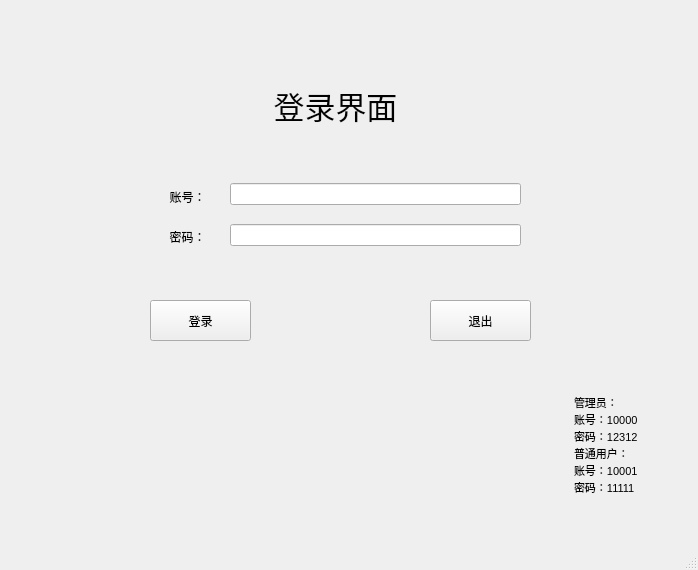
<?xml version="1.0" encoding="UTF-8"?>
<ui version="4.0">
 <class>Login</class>
 <widget class="QMainWindow" name="Login">
  <property name="geometry">
   <rect>
    <x>0</x>
    <y>0</y>
    <width>698</width>
    <height>570</height>
   </rect>
  </property>
  <property name="windowTitle">
   <string>Login</string>
  </property>
  <property name="styleSheet">
   <string notr="true"/>
  </property>
  <widget class="QWidget" name="centralwidget">
   <widget class="QLabel" name="label">
    <property name="geometry">
     <rect>
      <x>150</x>
      <y>180</y>
      <width>75</width>
      <height>34</height>
     </rect>
    </property>
    <property name="styleSheet">
     <string notr="true">color:rgb(0, 0, 0);
font: 15pt &quot;Adobe Devanagari&quot;;</string>
    </property>
    <property name="lineWidth">
     <number>1</number>
    </property>
    <property name="text">
     <string>账号：</string>
    </property>
    <property name="alignment">
     <set>Qt::AlignCenter</set>
    </property>
   </widget>
   <widget class="QLabel" name="label_2">
    <property name="geometry">
     <rect>
      <x>150</x>
      <y>220</y>
      <width>75</width>
      <height>34</height>
     </rect>
    </property>
    <property name="styleSheet">
     <string notr="true">color:rgb(0, 0, 0);
font: 15pt &quot;Adobe Devanagari&quot;;</string>
    </property>
    <property name="lineWidth">
     <number>1</number>
    </property>
    <property name="text">
     <string>密码：</string>
    </property>
    <property name="alignment">
     <set>Qt::AlignCenter</set>
    </property>
   </widget>
   <widget class="QPushButton" name="Login_Button">
    <property name="geometry">
     <rect>
      <x>150</x>
      <y>300</y>
      <width>101</width>
      <height>41</height>
     </rect>
    </property>
    <property name="text">
     <string>登录</string>
    </property>
   </widget>
   <widget class="QPushButton" name="pushButton_2">
    <property name="geometry">
     <rect>
      <x>430</x>
      <y>300</y>
      <width>101</width>
      <height>41</height>
     </rect>
    </property>
    <property name="text">
     <string>退出</string>
    </property>
   </widget>
   <widget class="QWidget" name="layoutWidget">
    <property name="geometry">
     <rect>
      <x>230</x>
      <y>170</y>
      <width>291</width>
      <height>91</height>
     </rect>
    </property>
    <layout class="QVBoxLayout" name="verticalLayout_2">
     <item>
      <widget class="QLineEdit" name="Account">
       <property name="contextMenuPolicy">
        <enum>Qt::NoContextMenu</enum>
       </property>
      </widget>
     </item>
     <item>
      <widget class="QLineEdit" name="Password">
       <property name="echoMode">
        <enum>QLineEdit::Password</enum>
       </property>
      </widget>
     </item>
    </layout>
   </widget>
   <widget class="QTextBrowser" name="textBrowser">
    <property name="geometry">
     <rect>
      <x>570</x>
      <y>390</y>
      <width>111</width>
      <height>111</height>
     </rect>
    </property>
    <property name="styleSheet">
     <string notr="true">background-color:transparent;
border-width:0;</string>
    </property>
    <property name="frameShape">
     <enum>QFrame::NoFrame</enum>
    </property>
    <property name="html">
     <string>&lt;!DOCTYPE HTML PUBLIC &quot;-//W3C//DTD HTML 4.0//EN&quot; &quot;http://www.w3.org/TR/REC-html40/strict.dtd&quot;&gt;
&lt;html&gt;&lt;head&gt;&lt;meta name=&quot;qrichtext&quot; content=&quot;1&quot; /&gt;&lt;style type=&quot;text/css&quot;&gt;
p, li { white-space: pre-wrap; }
&lt;/style&gt;&lt;/head&gt;&lt;body style=&quot; font-family:'SimSun'; font-size:9pt; font-weight:400; font-style:normal;&quot;&gt;
&lt;p style=&quot; margin-top:0px; margin-bottom:0px; margin-left:0px; margin-right:0px; -qt-block-indent:0; text-indent:0px;&quot;&gt;&lt;span style=&quot; font-size:8pt;&quot;&gt;管理员：&lt;/span&gt;&lt;/p&gt;
&lt;p style=&quot; margin-top:0px; margin-bottom:0px; margin-left:0px; margin-right:0px; -qt-block-indent:0; text-indent:0px;&quot;&gt;&lt;span style=&quot; font-size:8pt;&quot;&gt;账号：10000&lt;/span&gt;&lt;/p&gt;
&lt;p style=&quot; margin-top:0px; margin-bottom:0px; margin-left:0px; margin-right:0px; -qt-block-indent:0; text-indent:0px;&quot;&gt;&lt;span style=&quot; font-size:8pt;&quot;&gt;密码：12312&lt;/span&gt;&lt;/p&gt;
&lt;p style=&quot; margin-top:0px; margin-bottom:0px; margin-left:0px; margin-right:0px; -qt-block-indent:0; text-indent:0px;&quot;&gt;&lt;span style=&quot; font-size:8pt;&quot;&gt;普通用户：&lt;/span&gt;&lt;/p&gt;
&lt;p style=&quot; margin-top:0px; margin-bottom:0px; margin-left:0px; margin-right:0px; -qt-block-indent:0; text-indent:0px;&quot;&gt;&lt;span style=&quot; font-size:8pt;&quot;&gt;账号：10001&lt;/span&gt;&lt;/p&gt;
&lt;p style=&quot; margin-top:0px; margin-bottom:0px; margin-left:0px; margin-right:0px; -qt-block-indent:0; text-indent:0px;&quot;&gt;&lt;span style=&quot; font-size:8pt;&quot;&gt;密码：11111&lt;/span&gt;&lt;/p&gt;&lt;/body&gt;&lt;/html&gt;</string>
    </property>
   </widget>
   <widget class="QLabel" name="label_3">
    <property name="geometry">
     <rect>
      <x>150</x>
      <y>70</y>
      <width>371</width>
      <height>71</height>
     </rect>
    </property>
    <property name="font">
     <font>
      <pointsize>23</pointsize>
     </font>
    </property>
    <property name="text">
     <string>登录界面</string>
    </property>
    <property name="alignment">
     <set>Qt::AlignCenter</set>
    </property>
   </widget>
  </widget>
  <widget class="QMenuBar" name="menubar">
   <property name="geometry">
    <rect>
     <x>0</x>
     <y>0</y>
     <width>698</width>
     <height>25</height>
    </rect>
   </property>
  </widget>
  <widget class="QStatusBar" name="statusbar"/>
 </widget>
 <resources/>
 <connections>
  <connection>
   <sender>pushButton_2</sender>
   <signal>clicked()</signal>
   <receiver>Login</receiver>
   <slot>close()</slot>
   <hints>
    <hint type="sourcelabel">
     <x>517</x>
     <y>358</y>
    </hint>
    <hint type="destinationlabel">
     <x>585</x>
     <y>419</y>
    </hint>
   </hints>
  </connection>
 </connections>
</ui>
